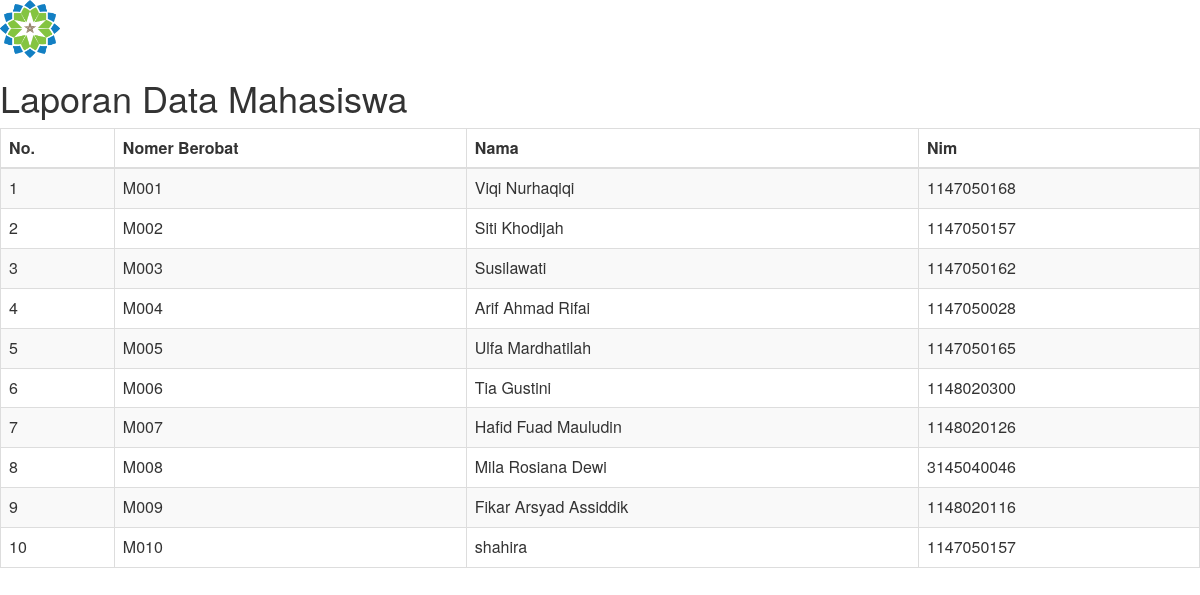
The app's page /l_datamhs.php with its own data.
### tables this page shows
CREATE TABLE `mahasiswa` (
  `id` int(20) NOT NULL,
  `kode` varchar(50) NOT NULL DEFAULT '0',
  `nama` varchar(50) NOT NULL DEFAULT '0',
  `nim` varchar(50) NOT NULL DEFAULT '0',
  `tmp_lahir` varchar(50) NOT NULL DEFAULT '0',
  `tgl_lahir` varchar(50) NOT NULL DEFAULT '0',
  `alamat` text NOT NULL,
  `fakultas` char(50) NOT NULL DEFAULT '0',
  `jurusan` char(50) NOT NULL DEFAULT '0',
  `jk` enum('L','P') NOT NULL
);

### l_datamhs.php (the view, shortened to what this page needs)
<html>
<head>
<link href="assets/css/bootstrap.min.css" rel="stylesheet">
</head>
<body>
<img src="assets/img/uin.png" alt="Logo Uin" style="width: 5%;">
<h1>Laporan Data Mahasiswa</h1>
	<table class="table table-striped table-bordered data">
	    <thead>
			<tr>
	        	<th>No. </th>
	            <th>Nomer Berobat</th>
	            <th>Nama</th>
	            <th>Nim</th>
			</tr>
	    </thead>
	    <tbody>
	    	<?php
				include('db/koneksi_d.php');
	            $query = mysqli_query($conn, "SELECT * FROM mahasiswa ORDER BY kode ASC");
	            if(mysqli_num_rows($query) == 0){
	            	echo '<tr><td colspan="6">Tidak ada data!</td></tr>';
	            }else{
	           	$no = 1;
	            while($data = mysqli_fetch_assoc($query)){
				echo '<tr>';
	            	echo '<td>'.$no.'</td>';
	                echo '<td>'.$data['kode'].'</td>';
					echo '<td>'.$data['nama'].'</td>';
	                echo '<td>'.$data['nim'].'</td>';
				echo '</tr>';
	            $no++;
	            }
	            }
	        ?>
		</tbody>
	</table>
</body>
</html>

### records on screen
mahasiswa: kode "M001", nama "Viqi Nurhaqiqi", nim "1147050168"
mahasiswa: kode "M002", nama "Siti Khodijah", nim "1147050157"
mahasiswa: kode "M003", nama "Susilawati", nim "1147050162"
mahasiswa: kode "M004", nama "Arif Ahmad Rifai", nim "1147050028"
mahasiswa: kode "M005", nama "Ulfa Mardhatilah", nim "1147050165"
mahasiswa: kode "M006", nama "Tia Gustini", nim "1148020300"
mahasiswa: kode "M007", nama "Hafid Fuad Mauludin", nim "1148020126"
mahasiswa: kode "M008", nama "Mila Rosiana Dewi", nim "3145040046"
mahasiswa: kode "M009", nama "Fikar Arsyad Assiddik", nim "1148020116"
mahasiswa: kode "M010", nama "shahira", nim "1147050157"
